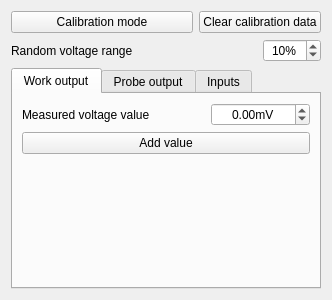
<?xml version="1.0" encoding="UTF-8"?>
<ui version="4.0">
 <class>CalibrationWnd</class>
 <widget class="QWidget" name="CalibrationWnd">
  <property name="geometry">
   <rect>
    <x>0</x>
    <y>0</y>
    <width>332</width>
    <height>300</height>
   </rect>
  </property>
  <property name="windowTitle">
   <string>Calibration</string>
  </property>
  <property name="locale">
   <locale language="C" country="AnyCountry"/>
  </property>
  <layout class="QVBoxLayout" name="verticalLayout_4">
   <item>
    <layout class="QHBoxLayout" name="horizontalLayout_2" stretch="2,0">
     <item>
      <widget class="QPushButton" name="mode">
       <property name="text">
        <string>Calibration mode</string>
       </property>
       <property name="checkable">
        <bool>true</bool>
       </property>
      </widget>
     </item>
     <item>
      <widget class="QPushButton" name="clear">
       <property name="text">
        <string>Clear calibration data</string>
       </property>
      </widget>
     </item>
    </layout>
   </item>
   <item>
    <layout class="QHBoxLayout" name="horizontalLayout">
     <item>
      <widget class="QLabel" name="label">
       <property name="text">
        <string>Random voltage range</string>
       </property>
      </widget>
     </item>
     <item>
      <spacer name="horizontalSpacer_7">
       <property name="orientation">
        <enum>Qt::Horizontal</enum>
       </property>
       <property name="sizeHint" stdset="0">
        <size>
         <width>40</width>
         <height>20</height>
        </size>
       </property>
      </spacer>
     </item>
     <item>
      <widget class="QSpinBox" name="voltRange">
       <property name="alignment">
        <set>Qt::AlignCenter</set>
       </property>
       <property name="suffix">
        <string>%</string>
       </property>
       <property name="minimum">
        <number>1</number>
       </property>
       <property name="maximum">
        <number>100</number>
       </property>
       <property name="singleStep">
        <number>10</number>
       </property>
       <property name="value">
        <number>10</number>
       </property>
      </widget>
     </item>
    </layout>
   </item>
   <item>
    <widget class="QTabWidget" name="panel">
     <property name="currentIndex">
      <number>0</number>
     </property>
     <widget class="QWidget" name="tab">
      <attribute name="title">
       <string notr="true">Work output</string>
      </attribute>
      <layout class="QVBoxLayout" name="verticalLayout">
       <item>
        <layout class="QHBoxLayout" name="horizontalLayout_3">
         <item>
          <widget class="QLabel" name="label_2">
           <property name="text">
            <string>Measured voltage value</string>
           </property>
          </widget>
         </item>
         <item>
          <spacer name="horizontalSpacer_6">
           <property name="orientation">
            <enum>Qt::Horizontal</enum>
           </property>
           <property name="sizeHint" stdset="0">
            <size>
             <width>40</width>
             <height>20</height>
            </size>
           </property>
          </spacer>
         </item>
         <item>
          <widget class="QDoubleSpinBox" name="voltDacWork">
           <property name="alignment">
            <set>Qt::AlignCenter</set>
           </property>
           <property name="suffix">
            <string>mV</string>
           </property>
           <property name="decimals">
            <number>2</number>
           </property>
           <property name="minimum">
            <double>-15000.000000000000000</double>
           </property>
           <property name="maximum">
            <double>15000.000000000000000</double>
           </property>
          </widget>
         </item>
        </layout>
       </item>
       <item>
        <widget class="QPushButton" name="addWorkVolt">
         <property name="text">
          <string>Add value</string>
         </property>
        </widget>
       </item>
       <item>
        <spacer name="verticalSpacer">
         <property name="orientation">
          <enum>Qt::Vertical</enum>
         </property>
         <property name="sizeHint" stdset="0">
          <size>
           <width>20</width>
           <height>11</height>
          </size>
         </property>
        </spacer>
       </item>
      </layout>
     </widget>
     <widget class="QWidget" name="tab_2">
      <attribute name="title">
       <string>Probe output</string>
      </attribute>
      <layout class="QVBoxLayout" name="verticalLayout_2">
       <item>
        <layout class="QHBoxLayout" name="horizontalLayout_4">
         <item>
          <widget class="QLabel" name="label_3">
           <property name="text">
            <string>Measured voltage value</string>
           </property>
          </widget>
         </item>
         <item>
          <spacer name="horizontalSpacer_5">
           <property name="orientation">
            <enum>Qt::Horizontal</enum>
           </property>
           <property name="sizeHint" stdset="0">
            <size>
             <width>40</width>
             <height>20</height>
            </size>
           </property>
          </spacer>
         </item>
         <item>
          <widget class="QDoubleSpinBox" name="voltDacProbe">
           <property name="alignment">
            <set>Qt::AlignCenter</set>
           </property>
           <property name="suffix">
            <string>mV</string>
           </property>
           <property name="decimals">
            <number>2</number>
           </property>
           <property name="minimum">
            <double>-15000.000000000000000</double>
           </property>
           <property name="maximum">
            <double>15000.000000000000000</double>
           </property>
          </widget>
         </item>
        </layout>
       </item>
       <item>
        <widget class="QPushButton" name="addProbeVolt">
         <property name="text">
          <string>Add value</string>
         </property>
        </widget>
       </item>
       <item>
        <spacer name="verticalSpacer_2">
         <property name="orientation">
          <enum>Qt::Vertical</enum>
         </property>
         <property name="sizeHint" stdset="0">
          <size>
           <width>20</width>
           <height>11</height>
          </size>
         </property>
        </spacer>
       </item>
      </layout>
     </widget>
     <widget class="QWidget" name="tab_3">
      <attribute name="title">
       <string>Inputs</string>
      </attribute>
      <layout class="QVBoxLayout" name="verticalLayout_3">
       <item>
        <layout class="QHBoxLayout" name="horizontalLayout_5">
         <item>
          <widget class="QLabel" name="label_4">
           <property name="text">
            <string>Measured work voltage</string>
           </property>
          </widget>
         </item>
         <item>
          <spacer name="horizontalSpacer">
           <property name="orientation">
            <enum>Qt::Horizontal</enum>
           </property>
           <property name="sizeHint" stdset="0">
            <size>
             <width>40</width>
             <height>20</height>
            </size>
           </property>
          </spacer>
         </item>
         <item>
          <widget class="QDoubleSpinBox" name="voltAdcWork">
           <property name="alignment">
            <set>Qt::AlignCenter</set>
           </property>
           <property name="suffix">
            <string>mV</string>
           </property>
           <property name="decimals">
            <number>2</number>
           </property>
           <property name="minimum">
            <double>-15000.000000000000000</double>
           </property>
           <property name="maximum">
            <double>15000.000000000000000</double>
           </property>
          </widget>
         </item>
        </layout>
       </item>
       <item>
        <layout class="QHBoxLayout" name="horizontalLayout_6">
         <item>
          <widget class="QLabel" name="label_5">
           <property name="text">
            <string>Measured probe voltage</string>
           </property>
          </widget>
         </item>
         <item>
          <spacer name="horizontalSpacer_2">
           <property name="orientation">
            <enum>Qt::Horizontal</enum>
           </property>
           <property name="sizeHint" stdset="0">
            <size>
             <width>40</width>
             <height>20</height>
            </size>
           </property>
          </spacer>
         </item>
         <item>
          <widget class="QDoubleSpinBox" name="voltAdcProbe">
           <property name="alignment">
            <set>Qt::AlignCenter</set>
           </property>
           <property name="suffix">
            <string>mV</string>
           </property>
           <property name="decimals">
            <number>2</number>
           </property>
           <property name="minimum">
            <double>-15000.000000000000000</double>
           </property>
           <property name="maximum">
            <double>15000.000000000000000</double>
           </property>
          </widget>
         </item>
        </layout>
       </item>
       <item>
        <layout class="QHBoxLayout" name="horizontalLayout_7">
         <item>
          <widget class="QLabel" name="label_6">
           <property name="text">
            <string>Measured work current voltage</string>
           </property>
          </widget>
         </item>
         <item>
          <spacer name="horizontalSpacer_3">
           <property name="orientation">
            <enum>Qt::Horizontal</enum>
           </property>
           <property name="sizeHint" stdset="0">
            <size>
             <width>40</width>
             <height>20</height>
            </size>
           </property>
          </spacer>
         </item>
         <item>
          <widget class="QDoubleSpinBox" name="currAdcWork">
           <property name="alignment">
            <set>Qt::AlignCenter</set>
           </property>
           <property name="suffix">
            <string>mV</string>
           </property>
           <property name="decimals">
            <number>2</number>
           </property>
           <property name="minimum">
            <double>-15000.000000000000000</double>
           </property>
           <property name="maximum">
            <double>15000.000000000000000</double>
           </property>
          </widget>
         </item>
        </layout>
       </item>
       <item>
        <layout class="QHBoxLayout" name="horizontalLayout_8">
         <item>
          <widget class="QLabel" name="label_7">
           <property name="text">
            <string>Measured probe current voltage</string>
           </property>
          </widget>
         </item>
         <item>
          <spacer name="horizontalSpacer_4">
           <property name="orientation">
            <enum>Qt::Horizontal</enum>
           </property>
           <property name="sizeHint" stdset="0">
            <size>
             <width>40</width>
             <height>20</height>
            </size>
           </property>
          </spacer>
         </item>
         <item>
          <widget class="QDoubleSpinBox" name="currAdcProbe">
           <property name="alignment">
            <set>Qt::AlignCenter</set>
           </property>
           <property name="suffix">
            <string>mV</string>
           </property>
           <property name="decimals">
            <number>2</number>
           </property>
           <property name="minimum">
            <double>-15000.000000000000000</double>
           </property>
           <property name="maximum">
            <double>15000.000000000000000</double>
           </property>
          </widget>
         </item>
        </layout>
       </item>
       <item>
        <widget class="QPushButton" name="addAdc">
         <property name="text">
          <string>Add value</string>
         </property>
        </widget>
       </item>
       <item>
        <spacer name="verticalSpacer_3">
         <property name="orientation">
          <enum>Qt::Vertical</enum>
         </property>
         <property name="sizeHint" stdset="0">
          <size>
           <width>20</width>
           <height>35</height>
          </size>
         </property>
        </spacer>
       </item>
      </layout>
     </widget>
    </widget>
   </item>
  </layout>
 </widget>
 <resources/>
 <connections/>
</ui>
